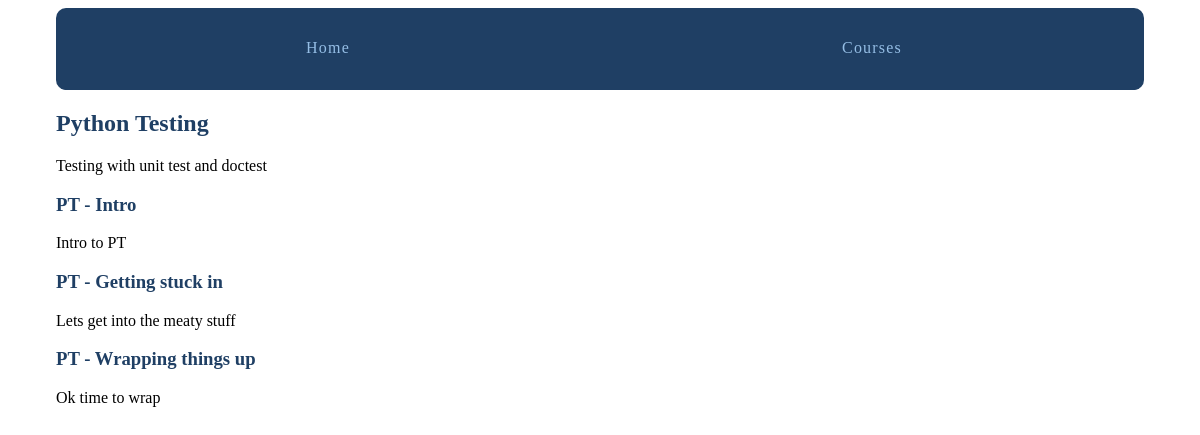
The app's page /courses/4/ with its own data.
### courses/models.py (models this page shows, shortened)
class Course(models.Model):
    created_at = models.DateTimeField(auto_now_add=True)
    title = models.CharField(max_length=255)
    description = models.TextField()

class Step(models.Model):
    title = models.CharField(max_length=255)
    description = models.TextField()
    order = models.IntegerField(default=0)
    course = models.ForeignKey(Course)
    content = models.TextField(blank=True, default='')
    class Meta:
        ordering = ['order',]

### courses/views.py (the view)
# urls.py: url(r'(?P<pk>\d+)/', views.course_detail, name='course_detail'),
def course_detail(request, pk):
    course = get_object_or_404(Course, pk=pk)
    return render(request,'courses/course_detail.html', {'course': course})

### courses/templates/courses/course_detail.html (shortened to what this page needs)
{% extends "layout.html" %}
{% block content %}
<article>
    <h2><a href="{% url 'courses:course_list' %}">{{ course.title }}</a></h2>
    {{ course.description }}
<section>
    {% for step in course.step_set.all %}
        <h3><a href="{% url 'courses:step_detail' course_pk=step.course.pk step_pk=step.pk %}">
            {{ step.title  }}
            </a>
        </h3>
        {{ step.description  }}
    {% endfor %}
</section>
</article>
{% endblock content %}

### assets/css/layout.css (style rules this page uses)
html { box-sizing: border-box; }
*, *::after, *::before { box-sizing: inherit; }
article h2 a, article h3 a { color: #1f3f64; text-decoration: none; }

### records on screen
Course: title "Python Testing", description "Testing with unit test and doctest"
Step: title "PT - Intro", description "Intro to PT"
Step: title "PT - Getting stuck in", description "Lets get into the meaty stuff"
Step: title "PT - Wrapping things up", description "Ok time to wrap"
